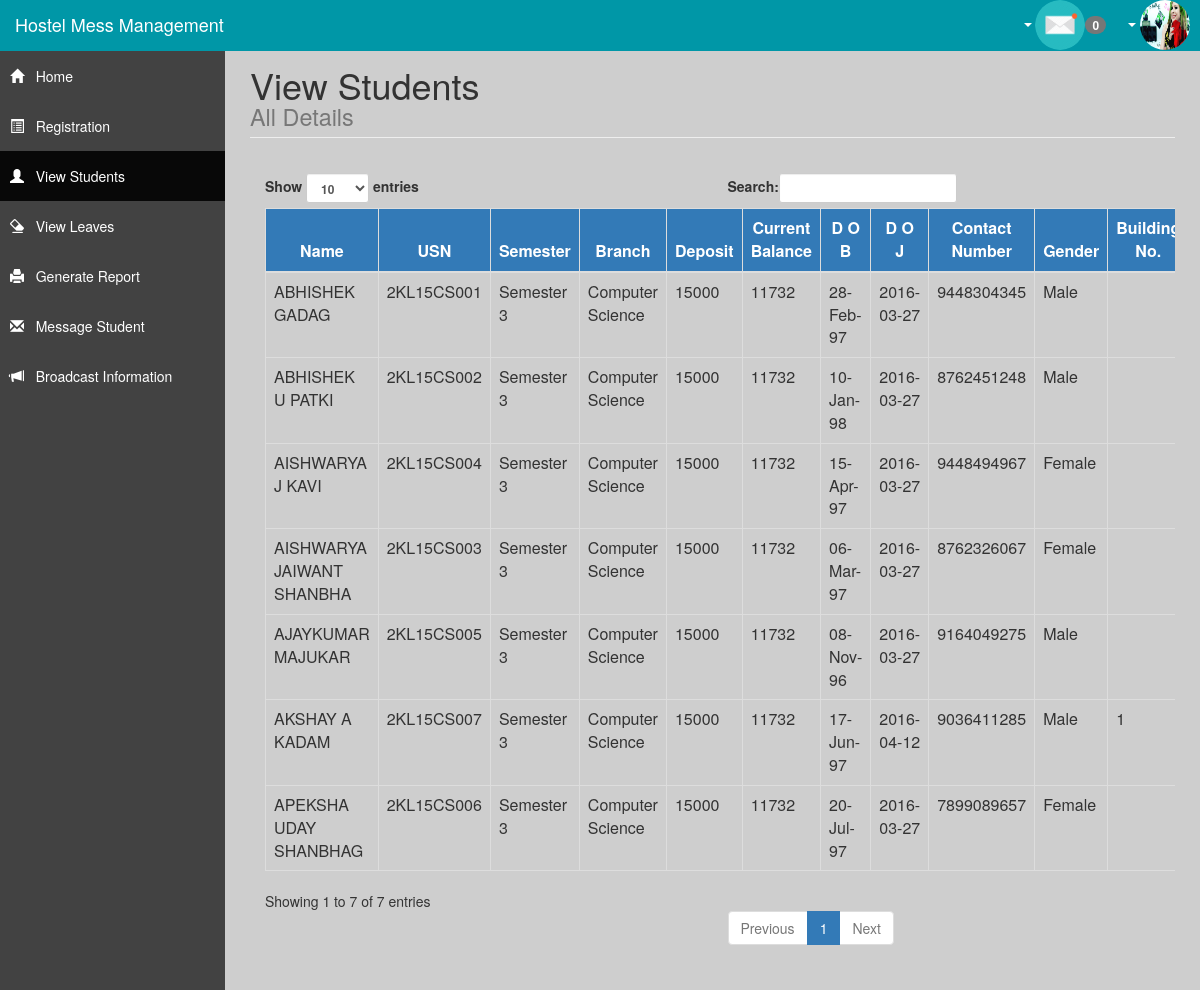
The app's page /scratch/viewstudent.php (signed in) with its own data.
### tables this page shows
CREATE TABLE IF NOT EXISTS `student` (
`id` int(11) NOT NULL,
  `deposit` int(10) NOT NULL,
  `name` varchar(25) NOT NULL,
  `usn` varchar(10) NOT NULL,
  `password` varchar(33) NOT NULL,
  `semester` varchar(15) NOT NULL,
  `branch` varchar(20) NOT NULL,
  `dob` varchar(25) NOT NULL,
  `doj` date NOT NULL,
  `contact` varchar(10) NOT NULL,
  `gender` varchar(10) NOT NULL,
  `building` varchar(10) NOT NULL,
  `roomno` varchar(10) NOT NULL,
  `status` varchar(10) NOT NULL,
  `balance` int(11) NOT NULL
);

### scratch/viewstudent.php (the view, shortened to what this page needs)
<?php
include 'header.php';
?>
<head>
  </head>
  <body>
<?php
$query = "SELECT * FROM `student`";
$result = mysql_query($query)or die(mysql_error());
?>
<h1 class="page-header">
                            View Students<br/>
                            <small>All Details </small>
                        </h1>
                        <div class="panel-body">
 <div class="dataTable_wrapper">
 <table class="table table-hover table-bordered table-responsive" id="dataTables-example">
<thead>
<tr>
<th style="background-color:#337ab7; color:fff; text-align:center;">Name</th>
<th style="background-color:#337ab7; color:fff; text-align:center;">USN</th>
<th style="background-color:#337ab7; color:fff; text-align:center;">Semester</th>
<th style="background-color:#337ab7; color:fff; text-align:center;">Branch</th>
<th style="background-color:#337ab7; color:fff; text-align:center;">Deposit</th>
<th style="background-color:#337ab7; color:fff; text-align:center;">Current Balance</th>
<th style="background-color:#337ab7; color:fff; text-align:center;">D O B</th>
<th style="background-color:#337ab7; color:fff; text-align:center;">D O J</th>
<th style="background-color:#337ab7; color:fff; text-align:center;">Contact Number</th>
<th style="background-color:#337ab7; color:fff; text-align:center;">Gender</th>
<th style="background-color:#337ab7; color:fff; text-align:center;">Building No.</th>
</tr>
</thead>
</div>
<?php
while ($row=mysql_fetch_array($result))
{?>
<tr >
<td><?php echo $row['name']; ?></td>
<td><?php echo $row['usn']; ?></td>
<td><?php echo $row['semester']; ?></td>
<td><?php echo $row['branch']; ?></td>
<td><?php echo $row['deposit']; ?></td>
<td><?php echo $row['balance']; ?></td>
<td><?php echo $row['dob']; ?></td>
<td><?php echo $row['doj']; ?></td>
<td><?php echo $row['contact']; ?></td>
<td><?php echo $row['gender']; ?></td>
<td><?php echo $row['building']; ?></td>
</tr>
<?php }?>
                                </div>
                            </div>
</body>
</html>

### scratch/header.php (shortened to what this page needs)
<html lang="en">
<head>
<link href="css/bootstrap.min.css" rel="stylesheet">
<link href="css/sb-admin.css" rel="stylesheet">
<link href="font-awesome/css/font-awesome.min.css" rel="stylesheet" type="text/css">
</head>
<body>
<div id="wrapper">
<?php
$count=0;
?>
<nav class="navbar navbar-inverse navbar-fixed-top" role="navigation">
<div class="navbar-header">
<center><a class="navbar-brand" href="index.php"><h4 style="margin-top:0px; color:white;"> Hostel Mess Management</h4></a>
</center></div>
<ul class="nav navbar-right top-nav">
<li class="dropdown" data-toggle="tooltip" title="Messages">
<a href="#" class="dropdown-toggle" data-toggle="dropdown"><b class="caret"></b> <img style="border-radius: 50%;" height="50px" width="50px" src="mes.jpg"><span class="badge"><?php echo $count ?></span></a></a>
<?php
$name=$_SESSION['emp_id'];
if(file_exists("uploads/$name.jpg"))
$fileName = "$name.jpg";
else
$fileName = "pro.jpg";
?>
<li class="dropdown" data-toggle="tooltip" title="Profile">
                    <a href="#" class="dropdown-toggle" data-toggle="dropdown"><b class="caret"></b> <img style="border-radius: 50%;" height="50px" width="50px" src="uploads/<?php echo $fileName;?>"></a>
                </li>
</li>
</ul>
<div class="collapse navbar-collapse navbar-ex1-collapse">
<ul class="nav navbar-nav side-nav">
<li <?php if ('/scratch/aprofile.php%20?%3E' == $_SERVER['REQUEST_URI']) echo 'class="active"';?>>
<a href="aprofile.php ?>"><span class="glyphicon glyphicon-home"></span> &nbsp&nbspHome</a>
</li>
<li <?php if ('/scratch/register.php%20?%3E' == $_SERVER['REQUEST_URI']) echo 'class="active"';?>>
<a href="register.php ?>"><span class="glyphicon glyphicon-list-alt"></span> &nbsp&nbspRegistration</a>
</li>
<li <?php if ('/scratch/viewstudent.php' == $_SERVER['REQUEST_URI']) echo 'class="active"';?>>
<a href="viewstudent.php"><span class="glyphicon glyphicon-user"></span> &nbsp&nbspView Students</a>
</li>
<li <?php if ('/scratch/aleavedetails.php' == $_SERVER['REQUEST_URI']) echo 'class="active"';?>>
<a href="aleavedetails.php"><span class="glyphicon glyphicon-erase"></span> &nbsp&nbspView Leaves </a>
</li>
<li <?php if ('/scratch/report.php' == $_SERVER['REQUEST_URI']) echo 'class="active"';?>>
<a href="report.php"><span class="glyphicon glyphicon-print"></span> &nbsp&nbspGenerate Report </a>
</li>
<li <?php if ('/scratch/admmsgstu.php' == $_SERVER['REQUEST_URI']) echo 'class="active"';?>>
<a href="admmsgstu.php"><span class="glyphicon glyphicon-envelope"></span> &nbsp&nbspMessage Student</a>
</li>
<li <?php if ('/scratch/bmessage.php' == $_SERVER['REQUEST_URI']) echo 'class="active"';?>>
<a href="bmessage.php"><span class="glyphicon glyphicon-bullhorn"></span> &nbsp&nbspBroadcast Information</a>
</li>
</ul>
</div>
</nav>
<div id="page-wrapper" style="background-color:#cecece";>
<div class="container-fluid">

### scratch/css/sb-admin.css (style rules this page uses)
body { margin-top: 100px; background-color: #222; }
@media (min-width:768px) { body { margin-top: 50px; } }
#wrapper { padding-left: 0; }
#page-wrapper { width: 100%; padding: 0; background-color: #fff; }
@media (min-width:768px) { #wrapper { padding-left: 225px; } }
@media (min-width:768px) { #page-wrapper { padding: 10px; } }
.top-nav { padding: 0 15px; }
.top-nav>li { display: inline-block; float: left; }
.top-nav>li>a { line-height: 20px; color: #FFF; }
@media (min-width:768px) { .side-nav { position: fixed; top: 51px; left: 225px; width: 225px; margin-left: -225px; border: none; border-radius: 0; overflow-y: auto; background-color: #424242; bottom: 0; overflow-x: hidden; padding-bottom: 40px; } }
@media (min-width:768px) { .side-nav>li>a { width: 225px; } }

### scratch/header.php (style rules this page uses)
.navbar-inverse { background-color:#0097A7; border-color:#0097A7; }
.navbar-inverse .navbar-nav>li>a { color:white; }
.page-header { margin:5px 0 20px; }

### scratch/viewstudent.php (style rules this page uses)
.panel-body { overflow-x:scroll; }

### records on screen
student: name "ABHISHEK GADAG", usn "2KL15CS001", semester "Semester 3", branch "Computer Science", deposit "15000", balance "11732", dob "28-Feb-97", doj "2016-03-27", contact "9448304345", gender "Male"
student: name "AISHWARYA JAIWANT SHANBHA", usn "2KL15CS003", semester "Semester 3", branch "Computer Science", deposit "15000", balance "11732", dob "06-Mar-97", doj "2016-03-27", contact "8762326067", gender "Female"
student: name "ABHISHEK U PATKI", usn "2KL15CS002", semester "Semester 3", branch "Computer Science", deposit "15000", balance "11732", dob "10-Jan-98", doj "2016-03-27", contact "8762451248", gender "Male"
student: name "AISHWARYA J KAVI", usn "2KL15CS004", semester "Semester 3", branch "Computer Science", deposit "15000", balance "11732", dob "15-Apr-97", doj "2016-03-27", contact "9448494967", gender "Female"
student: name "AJAYKUMAR MAJUKAR", usn "2KL15CS005", semester "Semester 3", branch "Computer Science", deposit "15000", balance "11732", dob "08-Nov-96", doj "2016-03-27", contact "9164049275", gender "Male"
student: name "APEKSHA UDAY SHANBHAG", usn "2KL15CS006", semester "Semester 3", branch "Computer Science", deposit "15000", balance "11732", dob "20-Jul-97", doj "2016-03-27", contact "7899089657", gender "Female"
student: name "AKSHAY A KADAM", usn "2KL15CS007", semester "Semester 3", branch "Computer Science", deposit "15000", balance "11732", dob "17-Jun-97", doj "2016-04-12", contact "9036411285", gender "Male", building "1"

### other values on screen
$count "0"
